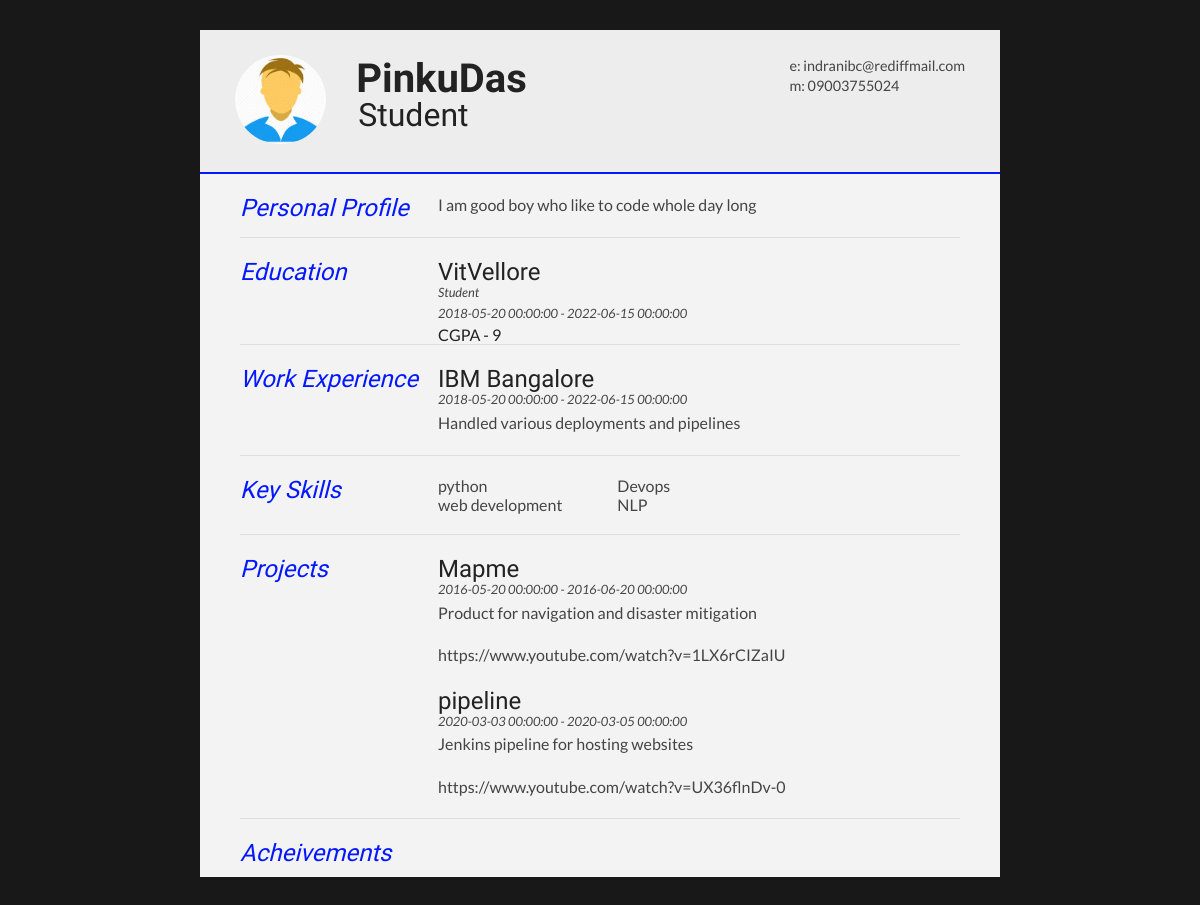
Before: /resume (signed in) with the older database file.
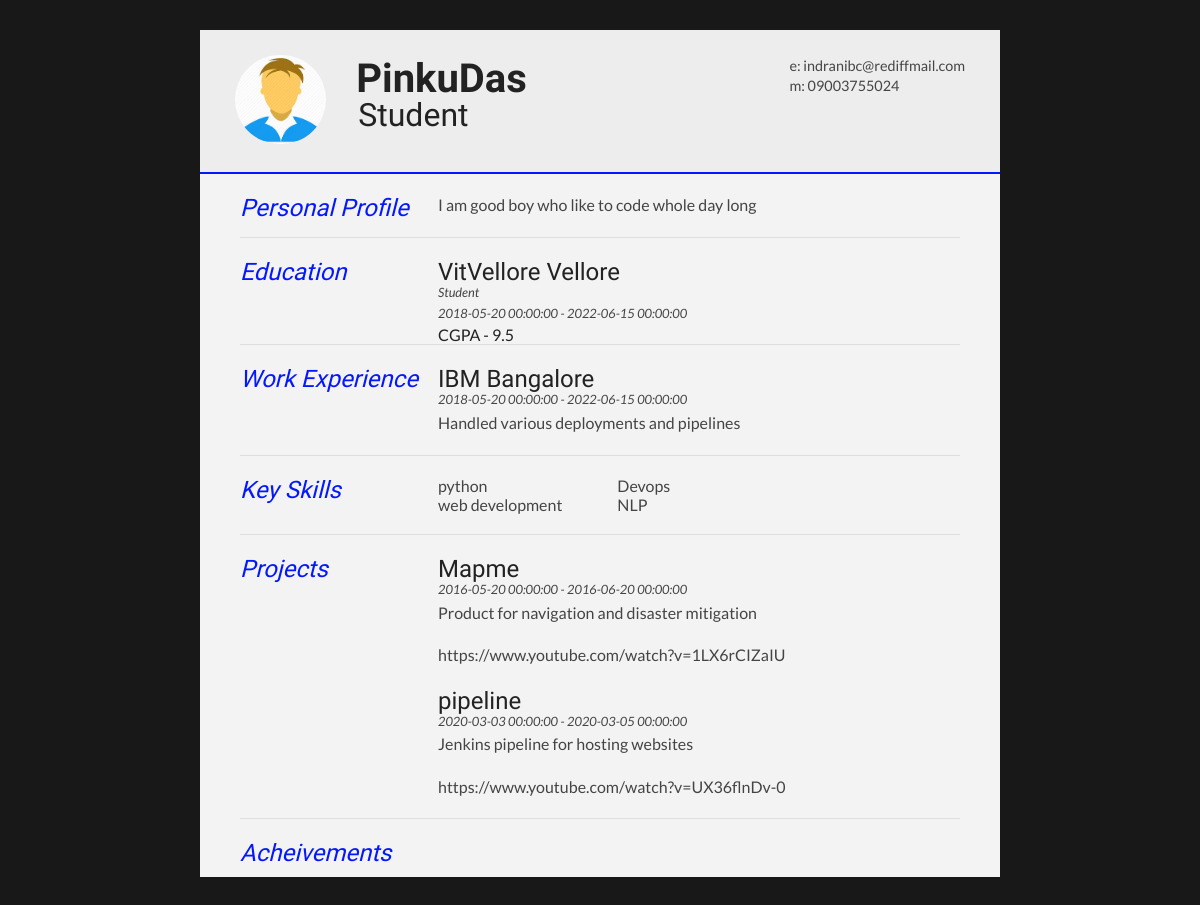
After: the same page with the newer database file.
### resume/models.py (models this page shows, shortened)
class userdetails(db.Model):
    id = db.Column(db.Integer, primary_key=True)
    name = db.Column(db.String(20),unique=True,nullable=False)
    email = db.Column(db.String(120),unique=True,nullable=False)
    designation = db.Column(db.String(120),unique=True,nullable=False)
    phoneno =  db.Column(db.String(15),unique=True,nullable=False)
    profile = db.Column(db.Text,nullable=False)
    user_id= db.Column(db.Integer,db.ForeignKey('user.id'),nullable=False)

class education(db.Model):
    id = db.Column(db.Integer, primary_key=True)
    name = db.Column(db.String(100),nullable=False)
    start = db.Column(db.DateTime,nullable=False,default=datetime.utcnow())
    end = db.Column(db.DateTime,nullable=False,default=datetime.utcnow())
    cgpa = db.Column(db.Integer,nullable=False)
    user_id= db.Column(db.Integer,db.ForeignKey('user.id'),nullable=False)

class experience(db.Model):
    id = db.Column(db.Integer, primary_key=True)
    company = db.Column(db.String(100),nullable=False)
    position = db.Column(db.String(100),nullable=False)
    startexp = db.Column(db.DateTime,nullable=False,default=datetime.utcnow())
    endexp = db.Column(db.DateTime,nullable=False,default=datetime.utcnow())
    content = db.Column(db.Text,nullable=False)
    user_id= db.Column(db.Integer,db.ForeignKey('user.id'),nullable=False)

class skills(db.Model):
    id = db.Column(db.Integer, primary_key=True)
    skillname = db.Column(db.String(100),nullable=False)
    user_id= db.Column(db.Integer,db.ForeignKey('user.id'),nullable=False)

class projects(db.Model):
    id = db.Column(db.Integer, primary_key=True)
    projectname = db.Column(db.String(100),nullable=False)
    startpro = db.Column(db.DateTime,nullable=False,default=datetime.utcnow())
    endpro = db.Column(db.DateTime,nullable=False,default=datetime.utcnow())
    description = db.Column(db.Text,default=None)
    url = db.Column(db.String(100),default=None)
    user_id= db.Column(db.Integer,db.ForeignKey('user.id'),nullable=False)

### resume/routes.py (the view)
@app.route("/resume",methods=["GET","POST"])
@login_required
def resumeview():
    edu = education.query.filter_by(edu=current_user).all()
    exp = experience.query.filter_by(exp=current_user).all()
    pro = projects.query.filter_by(pro=current_user).all()
    usr = userdetails.query.filter_by(details=current_user).first()
    skillsadded = skills.query.filter_by(skill=current_user).all()
    achmade = achievements.query.filter_by(ach=current_user).all()
    image_file = url_for('static',filename='profiles/'+ current_user.image_file)
    return render_template("resume.html",edu=edu,exp=exp,pro=pro,usr=usr,sk=skillsadded,achmade=achmade,image_file=image_file)

### resume/models.py (called while the page is built)
@login_manager.user_loader
def load_user(id):
    return user.query.get(int(id))

### resume/templates/resume.html (shortened to what this page needs)
<!DOCTYPE html>
<html>
<head>
<link type="text/css" rel="stylesheet" href="../static/resume.css">
</head>
<body id="top">
<div id="cv" class="instaFade">
	<div class="mainDetails">
		<div id="headshot" class="quickFade">
			<img src="{{ image_file }}" alt="{{ usr.name }}" />
		</div>
		<div id="name">
			<h1 class="quickFade delayTwo">{{ usr.name }}</h1>
			 <h2 class="quickFade delayThree"> {{  usr.designation }} </h2>
		</div>
		<div id="contactDetails" class="quickFade delayFour">
			<ul>
				<li>e: <a href="#" target="_blank"> {{ usr.email }}</a></li>
				<li>m: {{ usr.phoneno }}</li>
			</ul>
		</div>
	</div>
	<div id="mainArea" class="quickFade delayFive">
		<section>
			<article>
				<div class="sectionTitle">
					<h1>Personal Profile</h1>
				</div>
				<div class="sectionContent">
					<p> {{ usr.profile }}</p>
				</div>
			</article>
		</section>
		<section>
			<div class="sectionTitle">
				<h1>Education</h1>
			</div>
			<div class="sectionContent">
				{% for education in edu %}
				<article>
					<h2>{{ education.name }}</h2>
					<p class="subDetails">Student</p>
					<p class="subDetails"> {{ education.start }} - {{ education.end }}</p>
					<h3>CGPA - {{ education.cgpa }}</h3>
				</article>
				{% endfor %}
			</div>
		</section>
		<section>
			<div class="sectionTitle">
				<h1>Work Experience</h1>
			</div>
			<div class="sectionContent">
				{%  for experience in exp %}
				<article>
					<h2>{{ experience.company }}</h2>
					<p class="subDetails">{{ experience.startexp }} - {{ experience.endexp }}</p>
					<p>{{ experience.content }}</p>
				</article>
				{% endfor %}
			</div>
		</section>
		<section>
			<div class="sectionTitle">
				<h1>Key Skills</h1>
			</div>
			<div class="sectionContent">
				<ul class="keySkills">
					{% for skills in sk %}
					<li>{{  skills.skillname }}</li>
					{% endfor %}
				</ul>
			</div>
		</section>
		<section>
			<div class="sectionTitle">
					<h1>Projects</h1>
			</div>
			<div class="sectionContent">
				{% for project in pro %}
				<article>
					<h2>{{ project.projectname }}</h2>
					<p class="subDetails">{{ project.startpro }} - {{ project.endpro }} </p>
					<p>{{ project.description }}</p>
					<p>{{ project.url }}</p>
				</article>
				{% endfor %}
			</div>
		</section>
		<section>
			<div class="sectionTitle">
					<h1>Acheivements</h1>
			</div>
		</section>
	</div>
</div>
</body>
</html>

### resume/static/resume.css (style rules this page uses)
html,body,div,span,object,iframe,h1,h2,h3,h4,h5,h6,p,blockquote,pre,abbr,address,cite,code,del,dfn,em,img,ins,kbd,q,samp,small,strong,sub,sup,var,b,i,dl,dt,dd,ol,ul,li,fieldset,form,label,legend,table,caption,tbody,tfoot,thead,tr,th,td,article,aside,canvas,details,figcaption,figure,footer,header,hgroup,menu,nav,section,summary,time,mark,audio,video { border:0; font:inherit; font-size:100%; margin:0; padding:0; vertical-align:baseline; height: auto; }
article,aside,details,figcaption,figure,footer,header,hgroup,menu,nav,section { display:block; }
html, body { background: #181818; font-family: 'Lato', helvetica, arial, sans-serif; font-size: 16px; color: #222; }
p { font-size: 1em; line-height: 1.4em; margin-bottom: 20px; color: #444; }
#cv { width: 100%; max-width: 800px; background: #f3f3f3; margin: 30px auto; height: auto; }
.mainDetails { padding: 25px 35px; border-bottom: 2px solid #0318fc; background: #ededed; }
#name h1 { font-size: 2.5em; font-weight: 700; font-family: 'Rokkitt', Helvetica, Arial, sans-serif; margin-bottom: -6px; }
#name h2 { font-size: 2em; margin-left: 2px; font-family: 'Rokkitt', Helvetica, Arial, sans-serif; }
#mainArea { padding: 0 40px; }
#headshot { width: 12.5%; float: left; margin-right: 30px; }
#headshot img { width: 100%; height: auto; -webkit-border-radius: 50px; border-radius: 50px; }
#name { float: left; }
#contactDetails { float: right; }
#contactDetails ul { list-style-type: none; font-size: 0.9em; margin-top: 2px; }
#contactDetails ul li { margin-bottom: 3px; color: #444; }
#contactDetails ul li a, a[href^=tel] { color: #444; text-decoration: none; -webkit-transition: all .3s ease-in; -moz-transition: all .3s ease-in; -o-transition: all .3s ease-in; -ms-transition: all .3s ease-in; transition: all .3s ease-in; }
section { border-top: 1px solid #dedede; padding: 20px 0 0; }
section:first-child { border-top: 0; }
section:last-child { padding: 20px 0 10px; }
.sectionTitle { float: left; width: 25%; }
.sectionContent { float: right; width: 72.5%; }
.sectionTitle h1 { font-family: 'Rokkitt', Helvetica, Arial, sans-serif; font-style: italic; font-size: 1.5em; color: #0318fc; }
.sectionContent h2 { font-family: 'Rokkitt', Helvetica, Arial, sans-serif; font-size: 1.5em; margin-bottom: -2px; }
.subDetails { font-size: 0.8em; font-style: italic; margin-bottom: 3px; }
.keySkills { list-style-type: none; -moz-column-count:3; -webkit-column-count:3; column-count:3; margin-bottom: 20px; font-size: 1em; color: #444; }
.instaFade { -webkit-animation-name: reset, fade-in; -webkit-animation-duration: 0.5s; -webkit-animation-timing-function: ease-in; -moz-animation-name: reset, fade-in; -moz-animation-duration: 0.5s; -moz-animation-timing-function: ease-in; animation-name: reset, fade-in; animation-duration: 0.5s; animation-timing-function: ease-in; }
.quickFade { -webkit-animation-name: reset, fade-in; -webkit-animation-duration: 0.5s; -webkit-animation-timing-function: ease-in; -moz-animation-name: reset, fade-in; -moz-animation-duration: 0.5s; -moz-animation-timing-function: ease-in; animation-name: reset, fade-in; animation-duration: 0.5s; animation-timing-function: ease-in; }
.delayTwo { -webkit-animation-delay: 0, 1s; -moz-animation-delay: 0, 1s; animation-delay: 0, 1s; }
.delayThree { -webkit-animation-delay: 0, 0.5s; -moz-animation-delay: 0, 0.5s; animation-delay: 0, 0.5s; }
.delayFour { -webkit-animation-delay: 0, 2s; -moz-animation-delay: 0, 2s; animation-delay: 0, 2s; }
.delayFive { -webkit-animation-delay: 0, 0.5s; -moz-animation-delay: 0, 0.5s; animation-delay: 0, 0.5s; }

Changed rows visible on the page:
changed education: name "VitVellore" → "VitVellore Vellore"; cgpa "9" → "9.5"
